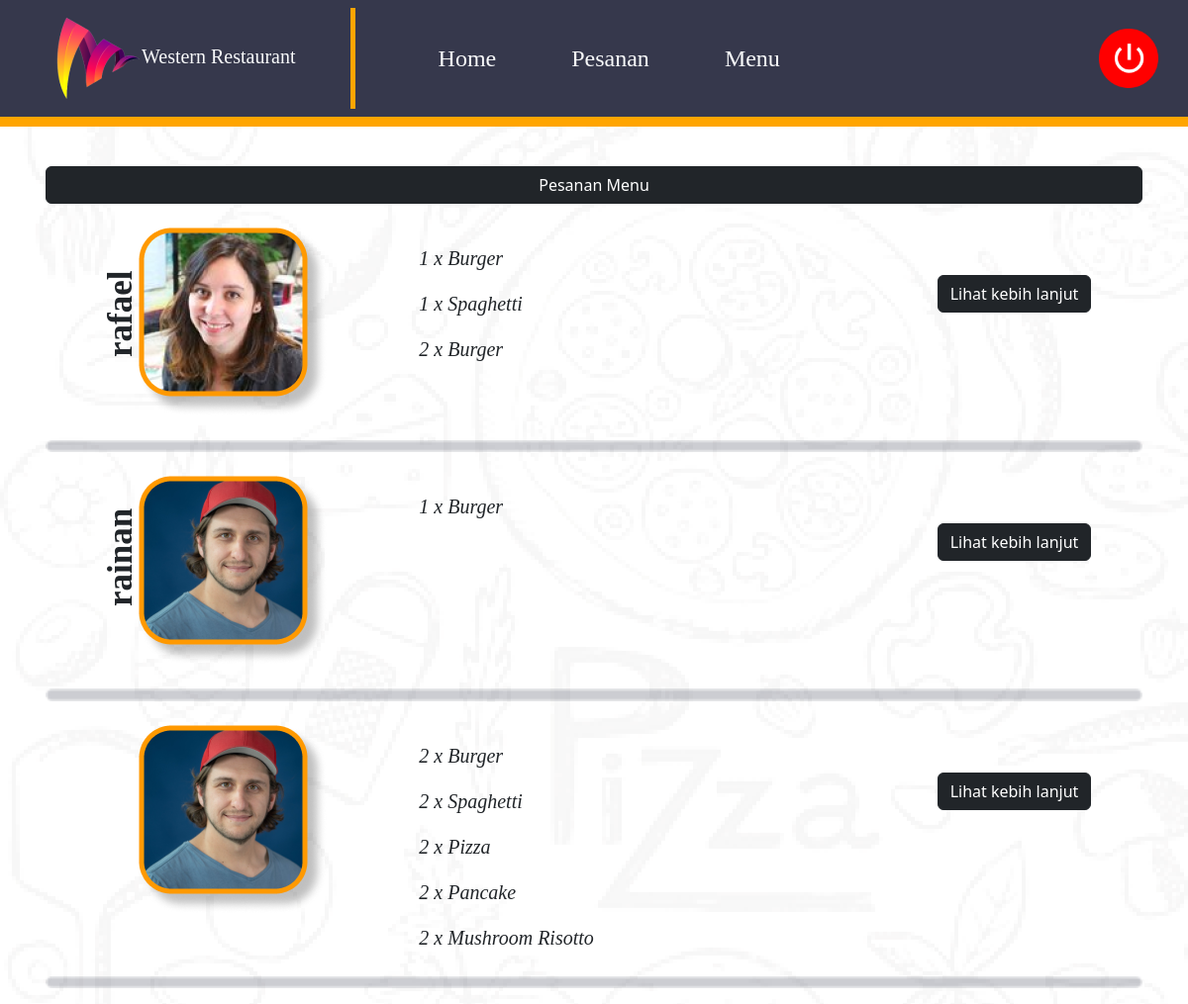
Screenshot of /history-payment.php (signed in) with the database file from the repository.
### tables this page shows
CREATE TABLE `history_payment` (
  `id_history` int(11) NOT NULL,
  `id_payment` int(11) NOT NULL,
  `id_user` int(11) NOT NULL,
  `id_employee` int(11) NOT NULL,
  `id_food` int(11) NOT NULL,
  `quantity` int(11) NOT NULL
);

CREATE TABLE `food` (
  `id_food` int(11) NOT NULL,
  `nama` varchar(50) NOT NULL,
  `keterangan` text NOT NULL,
  `harga` int(6) NOT NULL,
  `rating` float NOT NULL,
  `gambar` varchar(50) NOT NULL,
  `category` varchar(20) NOT NULL
);

CREATE TABLE `users` (
  `id_user` int(11) NOT NULL,
  `username` varchar(50) NOT NULL,
  `password` varchar(150) NOT NULL
);

### functions/functions-food.php (called while the page is built, shortened)
<?php
    include 'connection.php';
    function queryFunction($query){
        global $connect;
        $rows = [];
        $result = mysqli_query($connect, $query);
        while($row = mysqli_fetch_assoc($result)){
            $rows[] = $row;
        }
        return $rows;
    }
?>

### history-payment.php (the view, shortened to what this page needs)
<?php
    include 'functions/functions-food.php';
    $payment_Max = queryFunction("SELECT * FROM history_payment ORDER BY id_payment DESC LIMIT 1");
    $length = $payment_Max[0]['id_payment'];
    $orders = [];
    for($i=1; $i<=$length; $i++){
        $query = "SELECT a.id_payment AS payment, b.username AS username, a.quantity AS quantity, c.nama AS nama
                    FROM history_payment AS a
                    INNER JOIN users b ON a.id_user = b.id_user
                    INNER JOIN food c ON a.id_food = c.id_food
                    WHERE a.id_payment = '$i'";
        $orders[$i] = queryFunction($query);
    }
?>
<!DOCTYPE html>
<html lang="en">
<head>
    <link rel="stylesheet" href="assets/css/styleHomeUsers.css">
    <link href="https://cdn.jsdelivr.net/npm/bootstrap@5.2.2/dist/css/bootstrap.min.css" rel="stylesheet">
</head>
<body>
    <div class="employee-about-page">
    <nav class="navbar navbar-expand-lg navbar-light sticky-top">
        <a class="navbar-brand logo-restaurant text-light" href="#"><img src="assets/logo_background/logo-restaurant.png" alt="Logo-Restaurant">Western Restaurant</a>
        <div class="collapse navbar-collapse" id="navbarNav">
            <ul class="navbar-nav">
            <li class="nav-item active navbar-menu">
                <a class="nav-link text-light text-menu" href="home-employee.php">Home</a>
            </li>
            <li class="nav-item navbar-menu">
                <a class="nav-link text-light text-menu" href="pesanan-employee.php">Pesanan</a>
            </li>
            <li class="nav-item navbar-menu">
                <a class="nav-link text-light text-menu" href="menu-employee.php">Menu</a>
            </li>
            </ul>
        </div>
        <a href="logout-employee.php" class="logout"><img src="assets/logo_background/logout.png" alt="logout"></a>
    </nav>
    <div class="container mt-4 p-3 d-flex flex-column">
    <a href="pesanan-employee.php" class="btn btn-dark">Pesanan Menu</a>
    <?php $i= 0; $u=1?>
        <?php foreach($orders as $order) { ?>
            <?php $length = count($order);?>
            <?php if($length > 0) : ?>
                <div class="d-flex flex-column">
                    <div class="row mt-4">
                        <div class="col-1">
                            <p class="vertical-text"><?= $order[$length-1]['username']; ?></p>
                        </div>
                        <div class="col-3">
                            <img src="assets/logo_background/picture-profil<?= ($u%3) + 1 ?>.png" alt="picture-profile">
                        </div>
                        <div class="col-5">
                            <?php foreach($order as $orde) { ?>
                                <div class="column">
                                    <div class="row mt-3" style="font-family: poppins; font-size: 20px">
                                    <em>
                                        <?= $orde['quantity']; ?>
                                        x
                                        <?= $orde['nama']; ?>
                                    </em>
                                    </div>
                                </div>
                                <?php } ?>
                            </div>
                            <div class="col-3 pt-5">
                                <center>
                                    <a href="#>" name="ordered" class="btn btn-dark">Lihat kebih lanjut</a>
                                </center>
                            </div>
                        </div>
                        <br>
                        <img src="assets/logo_background/line.png" alt="line">
                    </div>
                    <?php endif; ?>
                    <?php $u++; ?>
            <?php }; ?>
    </div>
</body>
</html>

### assets/css/styleHomeUsers.css (style rules this page uses)
.employee-about-page { width: 100%; background-image: url("../logo_background/background-home-users.png"); background-repeat: repeat; }
.logo-restaurant { border-right: 5px solid orange; font-family: 'Poppins'; padding: 55px; }
.navbar { border-bottom: 10px solid orange; background: #36384C; }
.navbar-menu { font-family: 'Poppins'; font-style: normal; font-weight: 400; font-size: 24px; line-height: 45px; margin-left: 60px; }
.vertical-text { font-family: "Poppins"; font-size: 35px; font-weight: bold; padding-left: 120px; padding-top: 50px; transform: rotate(270deg); transform-origin: left top 0; }
.logout { padding-right: 30px; }

### rows the page displays
history_payment: shows a picture, quantity "2", id_food.nama "Burger"
history_payment: quantity "1", id_food.nama "Burger"
history_payment: quantity "1", id_food.nama "Spaghetti"
history_payment: id_user.username "rafael", quantity "1", id_food.nama "Burger"
history_payment: id_user.username "rainan", quantity "2", id_food.nama "Mushroom Risotto"
history_payment: quantity "2", id_food.nama "Burger"
history_payment: quantity "2", id_food.nama "Spaghetti"
history_payment: quantity "2", id_food.nama "Pizza"
history_payment: quantity "2", id_food.nama "Pancake"
